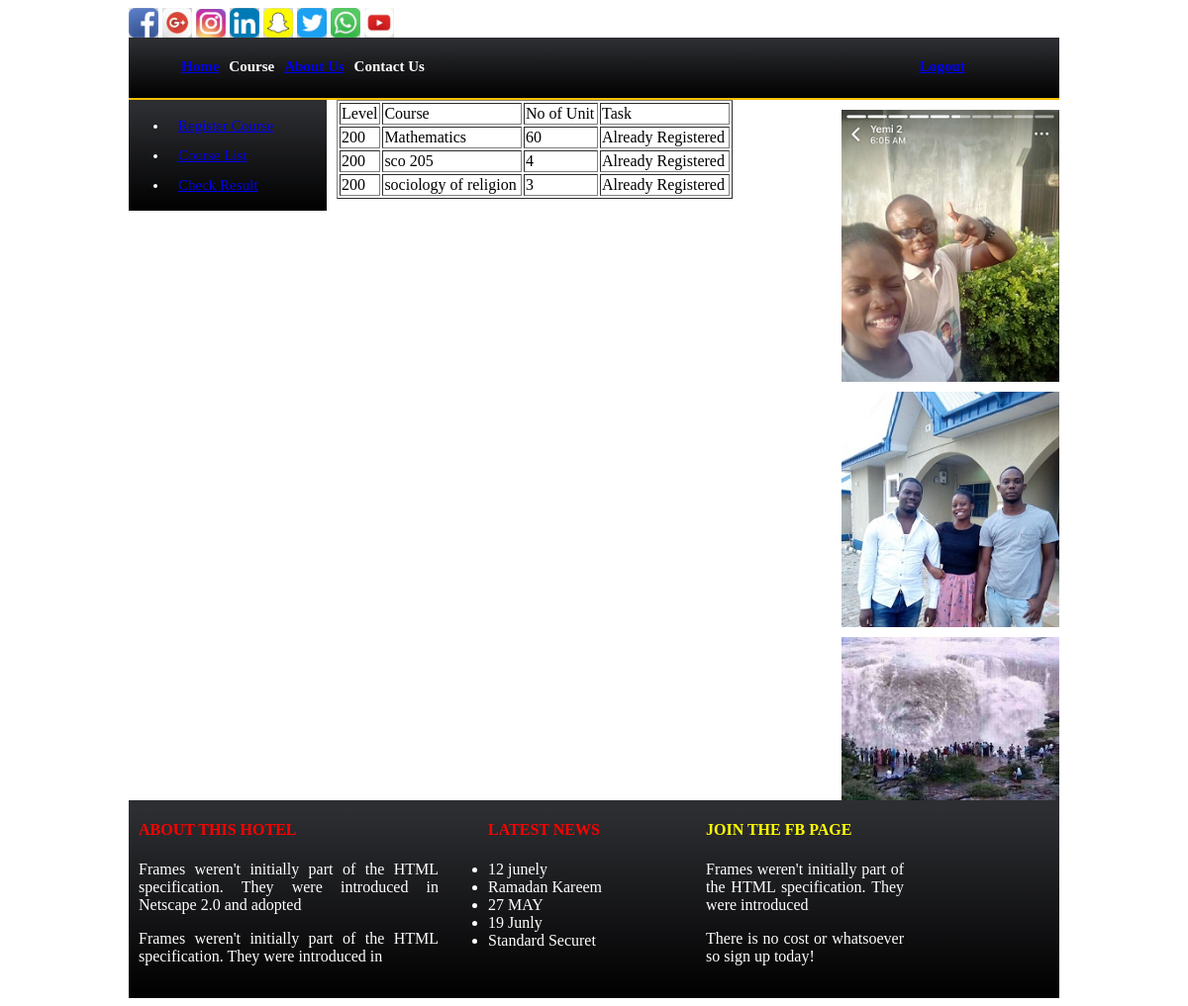
/student/course_list.php?insert=true (signed in), run on the app's committed database.
### tables this page shows
CREATE TABLE `course` (
  `Id` int(15) NOT NULL,
  `Level` int(40) NOT NULL,
  `Coursename` varchar(50) NOT NULL,
  `Unit` int(50) NOT NULL
);

### includes/course_function.php (the view, shortened to what this page needs)
<?php
    function display_course($result, $admin = true, $register_course = false)
    {
  echo "<table border='1px' width='400px'>" ;
  if($admin)
  {
      echo "
      <tr>
           <td>Level</td>
           <td>Course</td>
           <td>No of Unit</td>
           <td>Edit</td>
           <td>Delete</td>
      </tr>";
  }
  else
  {
      echo "
  <tr>
       <td>Level</td>
       <td>Course</td>
       <td>No of Unit</td>
       <td>Task</td>
  </tr>";
  }
  while($row = mysql_fetch_array($result))
  {
      $reg_course = false;
      while( $courses = mysql_fetch_array($register_course))
      {
          if($row["Id"] == $courses["CourseId"])
          {
                $reg_course = true;
                break;
          }
      }
      echo "<tr>";
      echo "<td>". $row["Level"] ."</td>"  ;
      echo "<td>". $row["Coursename"] ."</td>"  ;
      echo "<td>". $row["Unit"] ."</td>"  ;
      if($reg_course)
      {
        echo "<td>Already Registered</td></td>";
      }
      else
      {
           echo "<td><a href='RegisterCourse.php?id=$row[Id]'>Register</td></td>";
      }
      echo "</tr>";
  }
  echo "</table>" ;
    }
?>

### data on the page
course: Level "200", Coursename "Mathematics", Unit "60", shows "Already Registered"
course: Level "200", Coursename "sco 205", Unit "4", shows "Already Registered"
course: Level "200", Coursename "sociology of religion", Unit "3", shows "Already Registered"
